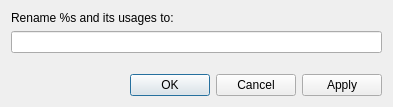
<?xml version="1.0" encoding="UTF-8"?>
<ui version="4.0">
 <class>Dialog</class>
 <widget class="QDialog" name="Dialog">
  <property name="geometry">
   <rect>
    <x>0</x>
    <y>0</y>
    <width>393</width>
    <height>107</height>
   </rect>
  </property>
  <property name="windowTitle">
   <string>Dialog</string>
  </property>
  <layout class="QVBoxLayout" name="verticalLayout">
   <item>
    <widget class="QLabel" name="label">
     <property name="text">
      <string>Rename %s and its usages to: </string>
     </property>
    </widget>
   </item>
   <item>
    <widget class="QLineEdit" name="lineEdit"/>
   </item>
   <item>
    <spacer name="verticalSpacer">
     <property name="orientation">
      <enum>Qt::Vertical</enum>
     </property>
     <property name="sizeHint" stdset="0">
      <size>
       <width>20</width>
       <height>40</height>
      </size>
     </property>
    </spacer>
   </item>
   <item>
    <widget class="QDialogButtonBox" name="buttonBox">
     <property name="orientation">
      <enum>Qt::Horizontal</enum>
     </property>
     <property name="standardButtons">
      <set>QDialogButtonBox::Apply|QDialogButtonBox::Cancel|QDialogButtonBox::Ok</set>
     </property>
     <property name="centerButtons">
      <bool>false</bool>
     </property>
    </widget>
   </item>
  </layout>
 </widget>
 <resources/>
 <connections>
  <connection>
   <sender>buttonBox</sender>
   <signal>accepted()</signal>
   <receiver>Dialog</receiver>
   <slot>accept()</slot>
   <hints>
    <hint type="sourcelabel">
     <x>248</x>
     <y>254</y>
    </hint>
    <hint type="destinationlabel">
     <x>157</x>
     <y>274</y>
    </hint>
   </hints>
  </connection>
  <connection>
   <sender>buttonBox</sender>
   <signal>rejected()</signal>
   <receiver>Dialog</receiver>
   <slot>reject()</slot>
   <hints>
    <hint type="sourcelabel">
     <x>316</x>
     <y>260</y>
    </hint>
    <hint type="destinationlabel">
     <x>286</x>
     <y>274</y>
    </hint>
   </hints>
  </connection>
 </connections>
</ui>
